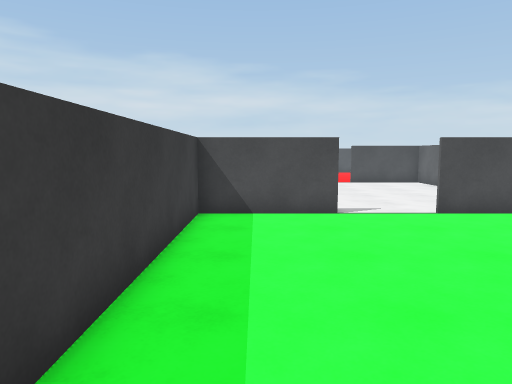
[1] (above)

16 first-person views from a walk through a 3-D level made in the Unity game engine. The camera is 1.5 m above the floor, tilts 6° down and sees 70° across. The floor is counted in squares, 1 m on a side. Each view is taken from the middle of a square. On the plan, view 1 faces up. The plan holds only what a view shows up to about 16 squares ahead; the rest is blank. The player character is not drawn.

[2]
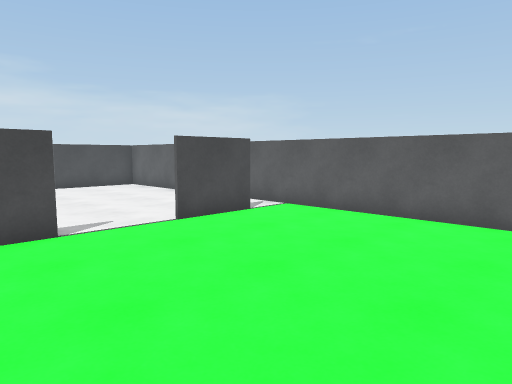

[3]
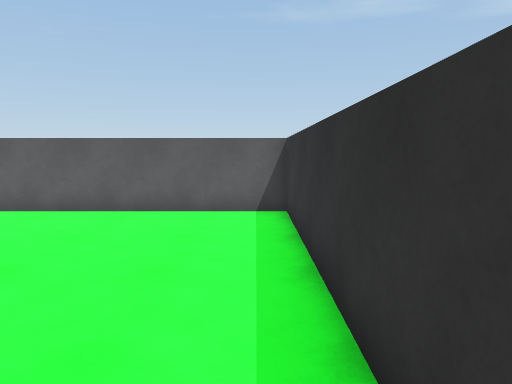

[4]
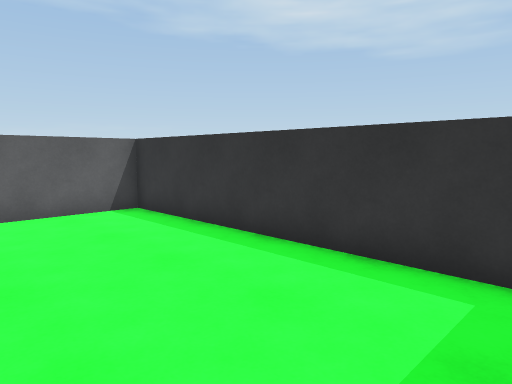

[5]
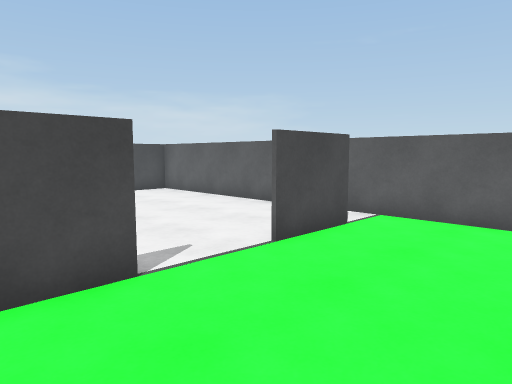

[6]
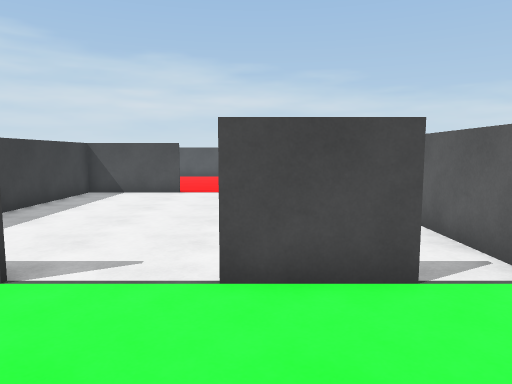

[7]
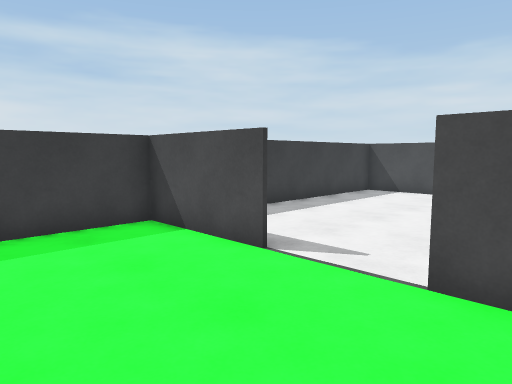

[8]
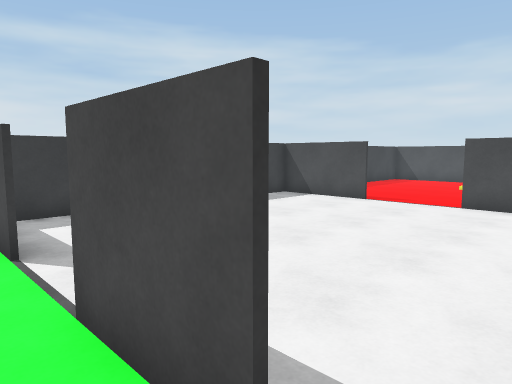

[9]
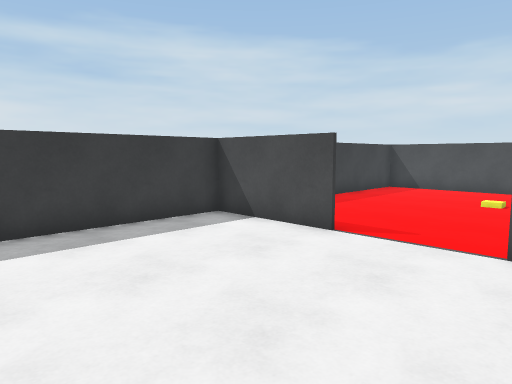

[10]
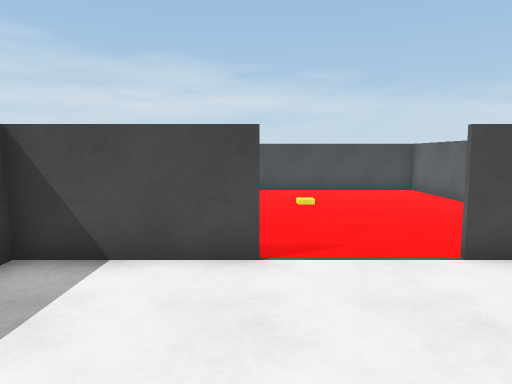

[11]
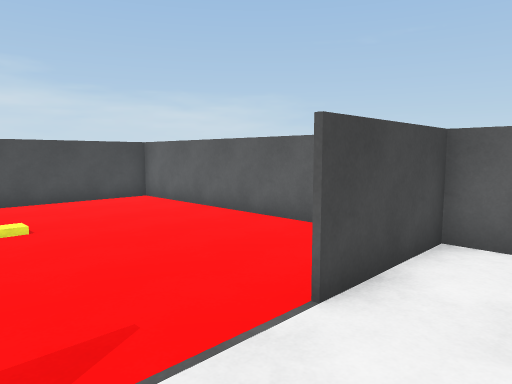

[12]
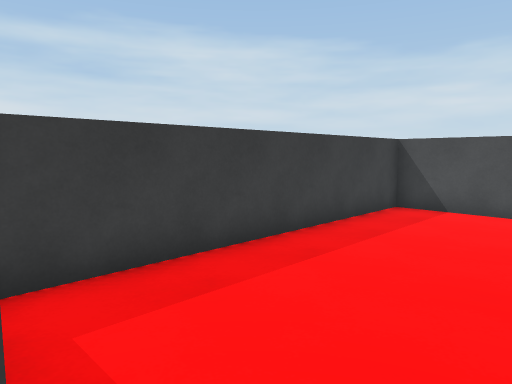

[13]
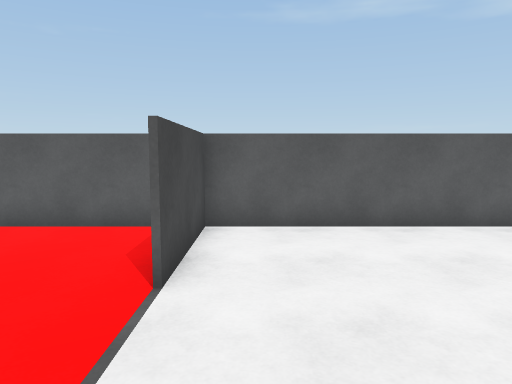

[14]
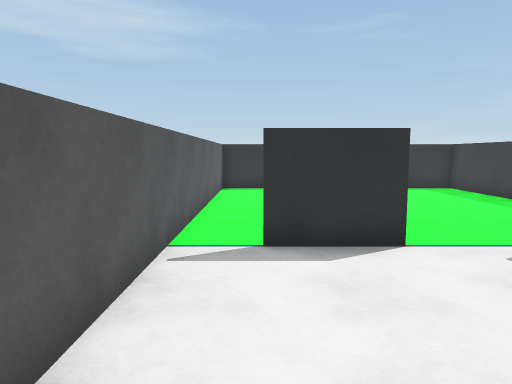

[15]
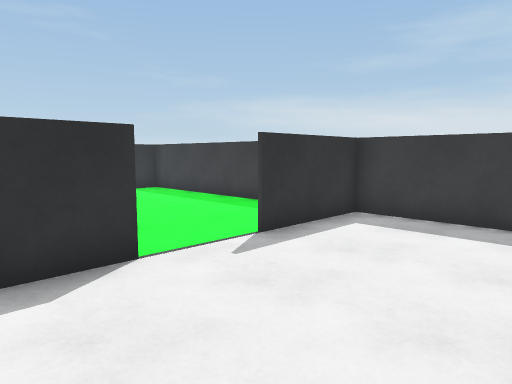

[16]
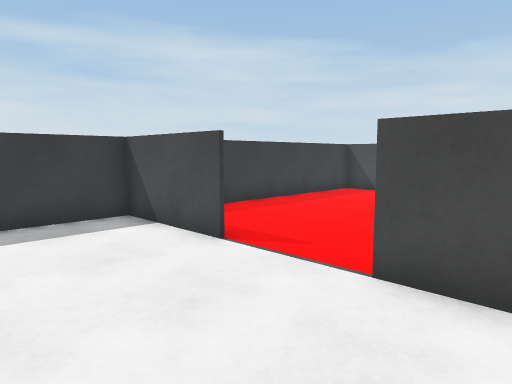

### Floor plan
Points are (right, up) in squares from view 1. A wall is a line through its corners. A room is listed if a view was taken in it or the views show most of it. See-through windows are left out.
Room 1 (views 1, 2, 3, 4, 5, 6, 7, 8)
walls: (2.1, 9.1) (-1.5, 9.1); (7, 9.1) (4.5, 9.1); (-1.4, 8.9) (-1.4, -0.8) (8.5, -0.8) (8.5, 8.4)
ways out: opening at (3.5, 9) to room 2; opening at (7.5, 9) to room 2
Room 2 (views 9, 10, 11, 13, 14, 15, 16)
walls: (4.5, 9.2) (6.9, 9.2); (2.1, 19.1) (-1.5, 19.1); (8.5, 19.1) (4.9, 19.1); (8.5, 8.4) (8.5, 18.9); (-1.4, 18.9) (-1.4, 8.9); (-1.5, 9.2) (2.1, 9.2)
ways out: opening at (3.5, 9) to room 1; opening at (7.5, 9) to room 1; opening at (3.5, 19) to room 3
Room 3 (view 12)
walls: (8.5, 18.9) (8.5, 29.1) (-1.4, 29.1) (-1.4, 18.9)
ways out: opening at (3.5, 19) to room 2
objects: other object (3, 25)

Where each view was taken, in squares from view 1:
view 1: 0 up, 0 right, facing up
view 2: 2 up, 0 right, facing up-right
view 3: 0 up, 1 left, facing right
view 4: 4 up, 1 left, facing down-right
view 5: 5 up, 0 right, facing up-right
view 6: 5 up, 5 right, facing up
view 7: 5 up, 6 right, facing up-left
view 8: 8 up, 8 right, facing up-left
view 9: 13 up, 6 right, facing up-left
view 10: 14 up, 2 right, facing up
view 11: 17 up, 2 right, facing up-right
view 12: 19 up, 3 right, facing up-left
view 13: 18 up, 1 right, facing right
view 14: 15 up, 7 right, facing down
view 15: 14 up, 7 right, facing down-left
view 16: 15 up, 7 right, facing up-left
